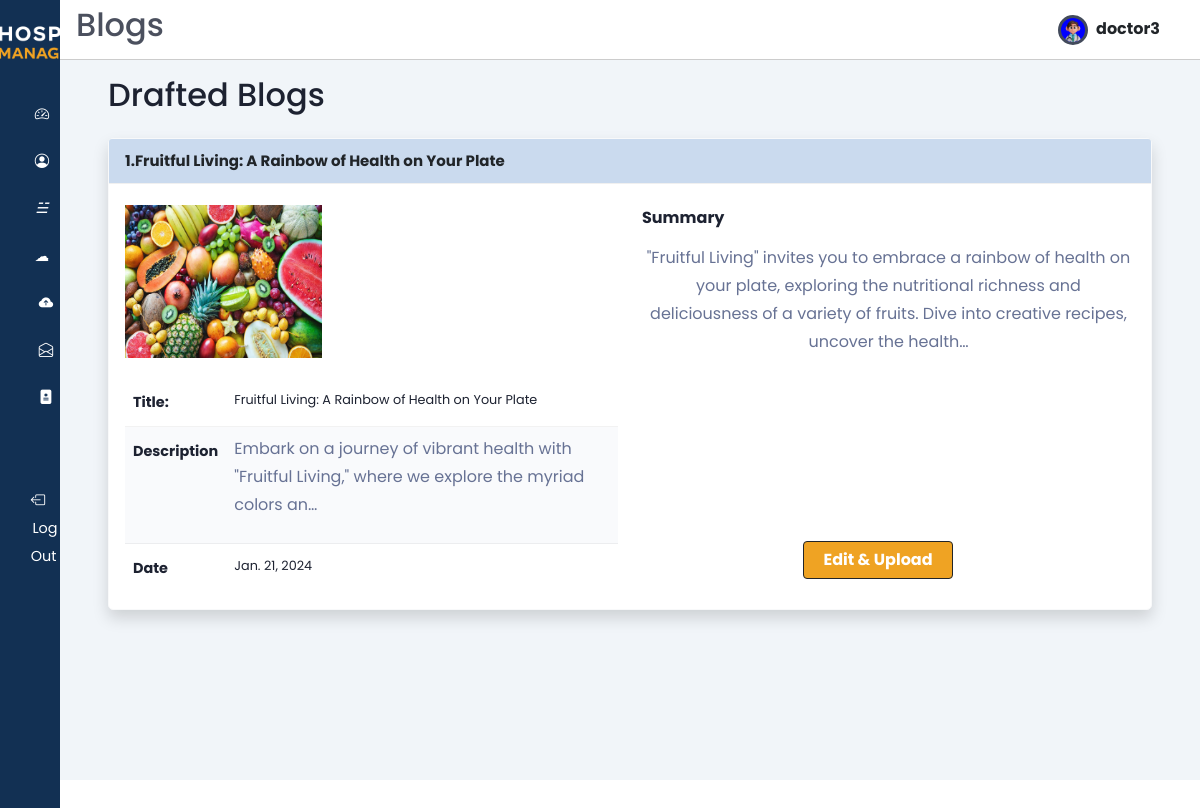
Screenshot of /doctor_drafts/ (signed in) with the database file from the repository.
### users/models.py (models this page shows, shortened)
class Users(AbstractUser):
    email = models.CharField(max_length=50,unique=True)
    username = models.CharField(max_length=50, unique=True)
    password = models.CharField(max_length=200)
    first_name = models.CharField(max_length=50)
    last_name = models.CharField(max_length=50)
    gender_choices = (("Male", "Male"), ("Female", "Female"))
    gender = models.CharField(max_length=10, choices=gender_choices, default="not_known")
    birthday = models.DateField(null=True, blank=True)
    is_doctor = models.BooleanField(default=False)
    profile_avatar = models.ImageField(upload_to="users/profiles", blank=True, default="doctor/profiles/download.png")
    id_address = models.ForeignKey(Address, on_delete=models.CASCADE, null=True)
    class Meta:
      verbose_name = "User"
      verbose_name_plural = "Users"

### doctors/models.py (models this page shows, shortened)
class Blogs(models.Model):
  blog_id = models.AutoField(primary_key=True)
  title = models.CharField(max_length=255)
  description = models.TextField()
  summary = models.TextField()
  is_published = models.BooleanField(default=False)
  posted_at = models.DateField(default=datetime.now)
  thumbnail = models.ImageField(upload_to="blogs/thumbnail", null=True, blank=True)
  id_category = models.ForeignKey(Category, on_delete=models.PROTECT)
  doctor = models.ForeignKey(Doctors, on_delete=models.CASCADE)
  class Meta:
    verbose_name = "Blog"
    verbose_name_plural = "Blogs"

### doctors/views.py (the view)
# urls.py: path('doctor_drafts/',doctor_drafts , name='doctor_drafts'),
@login_required(login_url='/login')
def doctor_drafts(request):
    user = request.user
    author = get_object_or_404(Doctors, user=user)
    drafts = Blogs.objects.filter(doctor=author, is_published=False).order_by('-posted_at')
    categories = Category.objects.all()
    paginator = Paginator(drafts, 5)
    page = request.GET.get('page')
    drafts_page = paginator.get_page(page)
    context = {
        'drafts': drafts_page,
        'categories': categories,
    }
    return render(request, 'doctors/doctor_drafts.html', context)

### templates/doctors/doctor_drafts.html (shortened to what this page needs)
{% extends 'doctors/base.html' %}
{% load static %}
{% block page_title %} Blogs {% endblock page_title %}
{% block content %}
<main>
  <h2 class="dash-title">Drafted Blogs</h2>
  <section class="recent">
    {% for post in drafts %}
      <div class="table-div">
        <div class="card text-dark mb-3 shadow border-light border" style="border-radius: 5px;">
          <div class="card-header fw-bold" style="background-color: rgb(202, 218, 238);">
            {{ forloop.counter }}.{{ post.title }}</div>
          <div class="card-body row">
            <div class="col-12 col-md-6">
              <img class="img-fluid" src="{{post.thumbnail.url}}" alt="" style="height:40%;width:40%;">
              <table class="table">
                <tbody>
                  <tr>
                    <th scope="col">Title:</th>
                    <td scope="col">{{ post.title }}</td>
                  </tr>
                  <tr>
                    <th scope="col">Description</th>
                    <td scope="col">{{ post.description |safe|truncatechars:100|linebreaks }}</td>
                  </tr>
                  <tr>
                    <th scope="col">Date</th>
                    <td scope="col">{{ post.posted_at}}</td>
                  </tr>
                </tbody>
              </table>
            </div>
            <div class="col-12 col-md-6 text-center">
              <h4 class="text-start fs-6"><b>Summary</b></h4>
              <p class="card-text">
                {{ post.summary |safe|truncatechars:200|linebreaks  }}
              </p>
              <a href="{% url 'upload_blog' post.blog_id %}" class="btn btn-outline-dark edit-draft-btn" >
                <b>Edit & Upload</b>
              </a>
            </div>
          </div>
        </div>
      </div>
    {% endfor %}
  </section>
</main>
{% endblock %}

### templates/doctors/base.html (shortened to what this page needs)
{% load static %}
<!DOCTYPE HTML>
<html lang="en">
<head>
  <link  href="{% static 'css/style-appointments.css' %}" rel="stylesheet">
  <link href="{% static 'css/bootstrap.min.css' %}" rel="stylesheet"/>
  <link href="{% static 'css/base-style.css' %}" rel="stylesheet"/>
  <link rel="stylesheet" href="https://cdn.jsdelivr.net/gh/lykmapipo/themify-icons@0.1.2/css/themify-icons.css">
  <link  href="{% static 'css/style.css' %}" rel="stylesheet">
  <link  href="{% static 'css/bootstrap-icons.css' %}" rel="stylesheet">
  <link  href="{% static 'css/jquery.dataTables.min.css' %}" rel="stylesheet">
  <link  href="{% static 'css/styleblog.css' %}" rel="stylesheet">
  <link  href="{% static 'css/styleblog-responsive.css' %}" rel="stylesheet">
</head>
<body>
  <div class="sidebar">
    <div class="sidebar-header pt-4">
      <div class="text-center my-">
        <img src="{% static 'img/white-logo.png' %}" alt="logo" class="img-fluid" style="max-width: 170px;" />
      </div>
    </div>
    <div class="sidebar-menu">
      <ul>
        <li>
          <a href="{% url 'doctor_dashboard' %}">
            <i class="bi bi-speedometer2 me-2"></i>
          </a>
        </li>
        <li>
          <a href="{% url 'doctor_profile' %}">
            <i class="bi bi-person-circle me-2"></i>
          </a>
        </li>
        <li>
          <a href="{% url 'doctor_blogs' %}">
            <i>&#9777;&nbsp;&nbsp; </i>
          </a>
        </li>
        <li>
          <a href="{% url 'myblogs' %}">
            <i>&#9729;&nbsp;&nbsp;</i>
          </a>
        </li>
        <li>
          <a href="{% url 'upload_blog' %}">
            <i class="bi bi-cloud-arrow-up-fill"></i>
          </a>
        </li>
        <li>
          <a href="{% url 'doctor_drafts' %}">
            <i class="bi bi-envelope-open"></i>
          </a>
        </li>
        <li>
          <a href="{% url 'view_appointments' %}">
            <i class="bi bi-file-medical-fill"></i>
          </a>
        </li>
        <br><br>
        <li>
            <a href="{% url 'logout' %}" class="logout text-dark"data-bs-toggle="tooltip" data-bs-placement="right" title="logout" >
              <i class="bi bi-box-arrow-left me-3"></i>
              <span class="d-none d-md-inline">Log Out</span>
            </a>
        </li>
      </ul>
    </div>
  </div>
  <div class="main-content">
    <header class="d-flex  align-items-center">
      <h2>{% block page_title %}{% endblock page_title %}</h2>
      <a href="{% url 'doctor_profile' %}">
        <img src="{{ request.user.profile_avatar.url }}" style="width: 30px; height: 30px; border-radius: 50%; overflow: hidden; background-color: blue; display: inline-block; vertical-align: middle; border: 3px solid #424a5b;">
        <span class="fw-bold fs-6 ms-1 text-dark me-4">{{ request.user.username|safe | truncatechars:"10" }}</span>
      </a>
    </header>
    {% block content %}
    {% endblock content %}
  </body>
</html>

### static/css/base-style.css (style rules this page uses)
:root { --primary-color: #123053; --secondary-color: #EFA323; }
.main-content a { text-decoration: none !important; }
.edit-draft-btn { color: #fff; background-color:var(--secondary-color); width:150px; position: absolute; right:0; margin-right:19%; bottom:30px; }

### static/css/style.css (style rules this page uses)
:root { --main-color: #424a5b; --color-dark: #1D2231; --text-grey: #8390A2; --primary-color: #123053; --secondary-color: #EFA323; }
* { font-family: 'Poppins', sans-serif; margin: 0; padding: 0; text-decoration: none; list-style-type: none; box-sizing: border-box; }
.sidebar { height: 100%; width: 240px; position: fixed; left: 0; top: 0; z-index: 100; background: var(--primary-color); color: #fff; overflow-y: auto; transition: width 500ms; }
.sidebar-header { display: flex; justify-content: space-between; align-items: center; height: 60px; padding: 0rem 1rem; }
.sidebar-menu { padding: 0rem; padding-top: 40px; }
.sidebar li { margin-bottom: 1.2rem; font-size: larger; }
.sidebar a { color: #fff !important; text-decoration: none; font-size: .9rem; }
.sidebar a span:last-child { padding-left: .1rem; }
.main-content { position: relative; margin-left: 240px; transition: margin-left 500ms; }
header { position: fixed; left: 240px; top: 0; z-index: 100; width: calc(100% - 240px); background: #fff; height: 60px; padding: 0rem 1rem; display: flex; align-items: center; justify-content: space-between; border-bottom: 1px solid #ccc; transition: left 500ms; }
main { margin-top: 60px; background: #f1f5f9; min-height: 90vh; padding: 1rem 3rem; }
.dash-title { color: var(--color-dark); margin-bottom: 1rem; }
.card-body { padding: 1.3rem 1rem; }
.card-body h4 { color: var(--color-dark); font-size: 1.1rem; margin-top: .2rem; }
.recent { margin-top: 3rem; margin-bottom: 3rem; }
th, td { font-size: .9rem; padding: 1rem 1rem; color: var(--color-dark); }
td { font-size: .8rem; }
tbody tr:nth-child(even) { background: #f9fafc; }
.text-center { text-align: center; }
@media only screen and (max-width: 1200px) { .sidebar { width: 60px; z-index: 150; } }
@media only screen and (max-width: 1200px) { .sidebar .sidebar-header h3 span, .sidebar li span:last-child { display: none; } }
@media only screen and (max-width: 1200px) { .sidebar .sidebar-header, .sidebar li { display: flex; justify-content: center; } }
@media only screen and (max-width: 1200px) { .main-content { margin-left: 60px; } }
@media only screen and (max-width: 1200px) { .main-content header { left: 60px; width: calc(100% - 60px); } }
.recent { margin-top: 1.5rem; margin-bottom: 3rem; }
.table-div { display: grid; grid-template-columns: 100% 25%; grid-column-gap: 1.5rem; }

### rows the page displays
Users: user.profile_avatar (picture), user.username "doctor3"
Blogs: title "Fruitful Living: A Rainbow of Health on Your Plate", thumbnail (picture), description "Embark on a journey of vibrant health with \"Fruitful Living,\" where we explore the myriad colors an…", posted_at "Jan. 21, 2024", summary "\"Fruitful Living\" invites you to embrace a rainbow of health on your plate, exploring the nutritional richness and deliciousness of a variety of fruits. Dive into creative recipes, uncover the health…"
